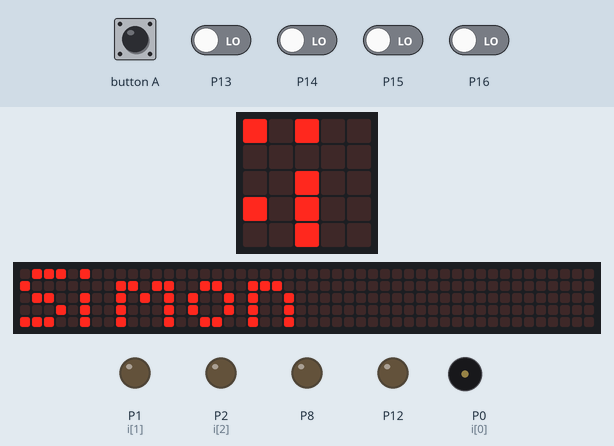
The program below on a simulated BBC micro:bit running MicroPython. Shown: the board's 5×5 LED display, a strip that is not on the board, showing the scrolling text unrolled, output pins drawn as LEDs (lit = HIGH), buzzer (waves = sounding). The test bench sets the inputs (shaded band); at power-on: P13–16 LOW. Random numbers come from a fixed seed; the 48×5 strip is a reading aid, not a part: it shows the text the display is scrolling, unrolled, one strip-width of it at a time.

Above: at 1.2 s.
1.3 s: button A pressed for 0.15 s
At 6.3 s:
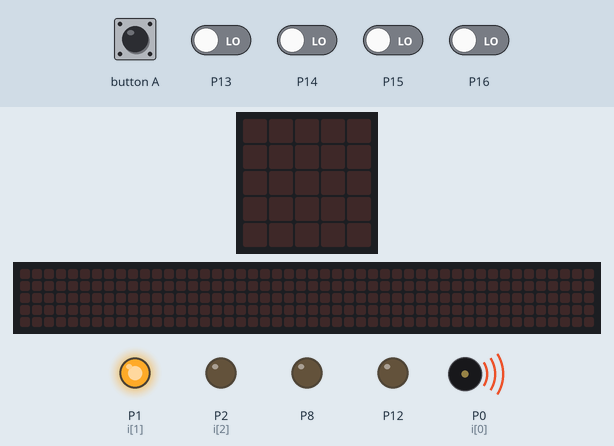
At 7.9 s:
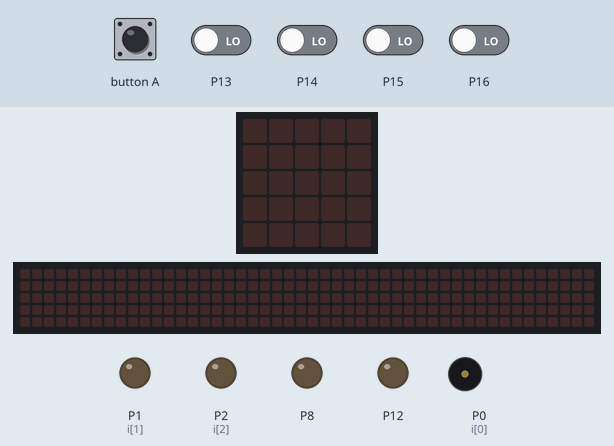
Timing chart, 0 to 9.4 s (numbered marks = the images above; inputs shaded):
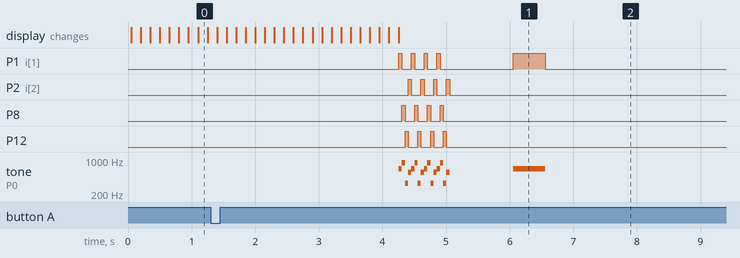

The program:

simon_game1.py
```python
#Simon Game - based on code from http://www.multiwingspan.co.uk/micro.php?page=simon
from microbit import *
import music
import random

button_pins = [pin13, pin14, pin15, pin16]
led_pins = [pin1, pin8, pin12, pin2]
notes = [659, 880, 330, 554]

def GetRandomSequence():
    return [int(4*random.random()) for i in range(0,100)]

def PlaySequence(t, s):
    for i in range(0,t):
        led_pins[s[i]].write_digital(1)
        music.pitch(notes[s[i]],500)
        led_pins[s[i]].write_digital(0)
        sleep(200)

def Win():
    for i in range(0,4):
        for j in range(0,4):
            led_pins[j].write_digital(1)
            music.pitch(notes[j],50)
            led_pins[j].write_digital(0)
    sleep(1000)

def Loss():
    music.play(music.WAWAWAWAA)
    sleep(1500)

def PlayGame():
    turn = 0
    sequence = GetRandomSequence()
    userSequence = [0]*100
    seqlen = 0
    playing = True
    played = False
    while playing==True:
        if turn==0:
            # Just started
            Win()
            turn = turn + 1
        if seqlen==0 and played==False:
            # Sequence needs playing
            PlaySequence(turn, sequence)
            played = True
        elif seqlen==turn:
            # User has entered the sequence
            Win()
            played = False
            turn = turn + 1
            seqlen = 0
        else:
           # User still entering pattern
           for i in range(0,4):
               if button_pins[i].read_digital()==1:
                   userSequence[seqlen] = i
                   if userSequence[seqlen]!=sequence[seqlen]:
                       Loss()
                       playing = False
                   else:
                       seqlen = seqlen + 1
                       led_pins[i].write_digital(1)
                       music.pitch(notes[i],500)
                       led_pins[i].write_digital(0)

def main():
    sleep(50)
    while True:
        display.scroll("Simon")
        if button_a.was_pressed():
            display.clear()
            PlayGame()
            sleep(1000)
        sleep(50)

main()
```

Measured:
- after the input at 1.3 s, P1 (i[1]): goes 3 × (HIGH 0.05 s, LOW 0.15 s), HIGH 0.05 s, LOW 1.2 s, HIGH 0.50 s, then LOW, starting after 3.0 s; P2 (i[2]): alternates HIGH for 0.05 s and LOW for 0.15 s, 8 changes in all, then stays LOW, starting after 3.1 s
